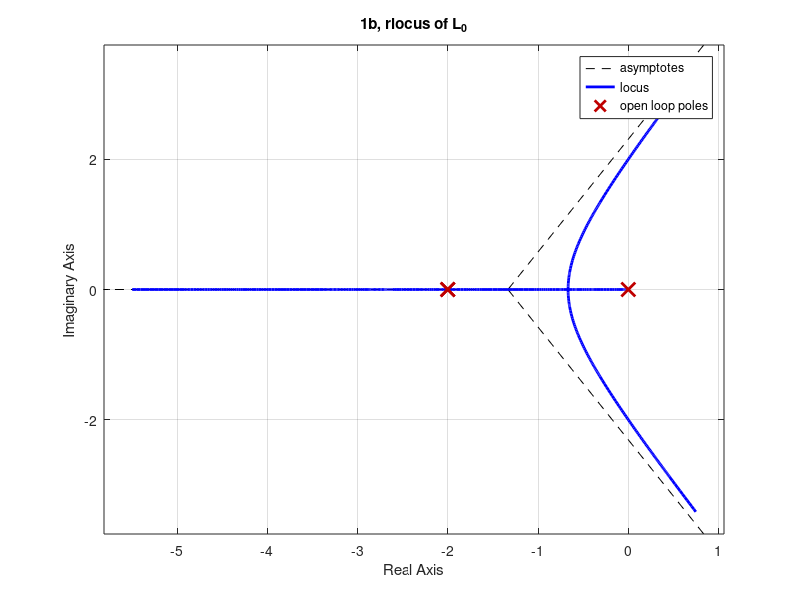
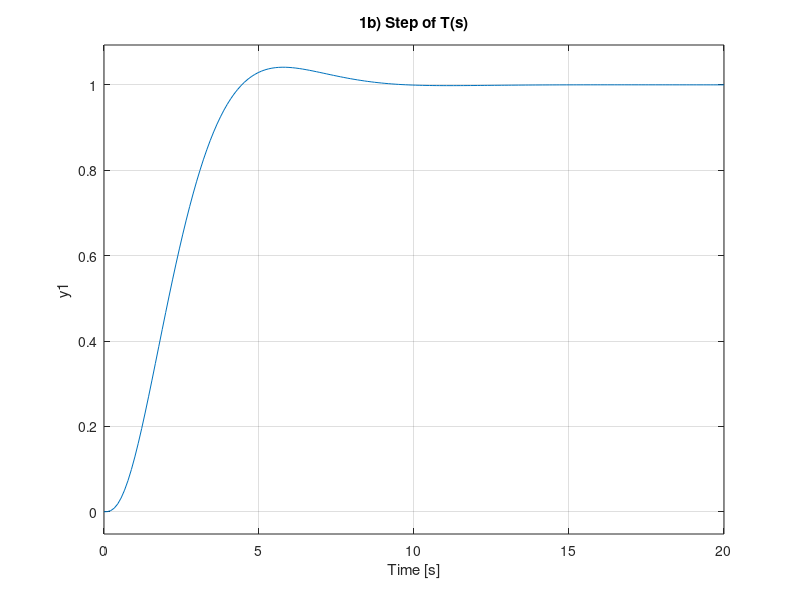
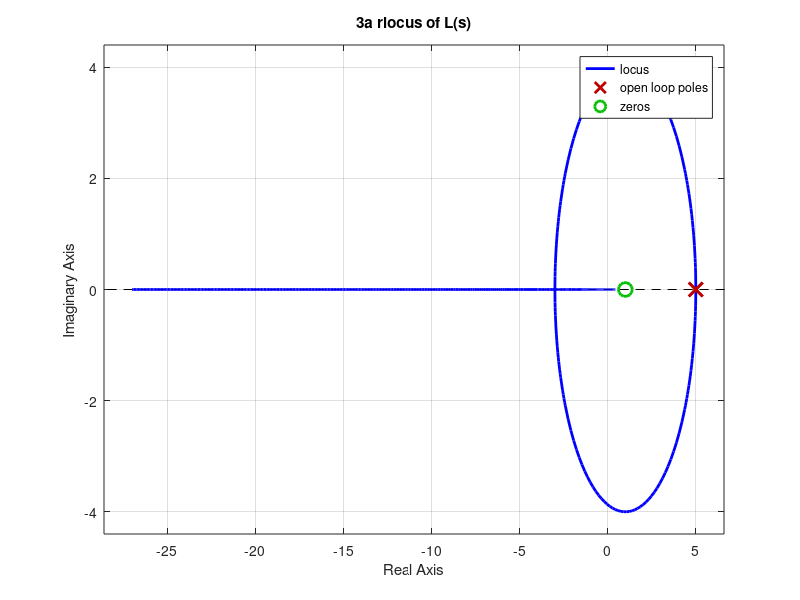
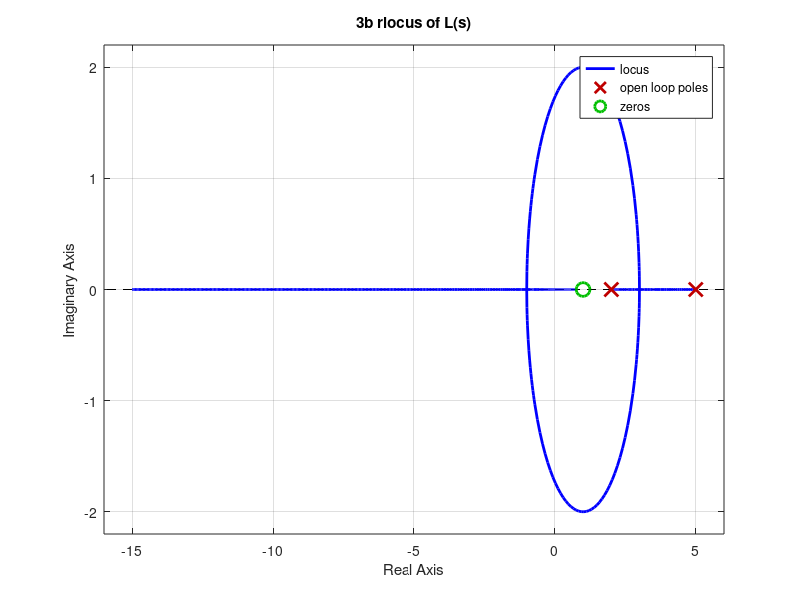

The MATLAB script that drew these images, in order:
%Michael Wang
%ENAE432
%PS10

%%1b)
s = tf('s'); 
rSpan = linspace(-10,6,20000);
G1 = 7/(s+2)^2; 
H = 1/s;
L_0 = G1*H; 
figure(1);
rlocus(L_0) 
hold on
title('1b, rlocus of L_0');
k = 0.278; 
H = k/s;
L = G1*H;
T1b = feedback(L,1); 
T1b_poles = pole(T1b) 
figure(2); 
step(T1b);
title('1b) Step of T(s)');
hold on

%%
%%3a)
G3a = 4*(s-1)/(s-5);
H3a = 1/(s-5);
L3a = G3a*H3a;
figure(3);
rlocus(L3a);
hold on;
title('3a rlocus of L(s)')

%3b)
H3b = 1/(s-2);
L3b = G3a*H3b;
figure(4)
rlocus(L3b);
hold on;
title('3b rlocus of L(s)');
